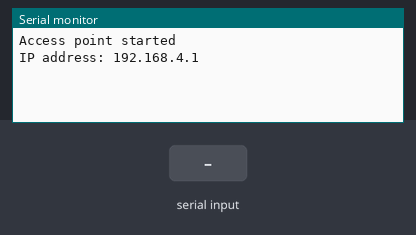
This sketch was run on a simulated ESP8266 (NodeMCU). Parts: the last lines printed to the serial monitor. Inputs (shaded band) come from the test bench. Random numbers use the default seed unless the sketch sets one.

Above: at 1.3 s.
1.4 s: "user\n" received over the second serial link
At 2.4 s:
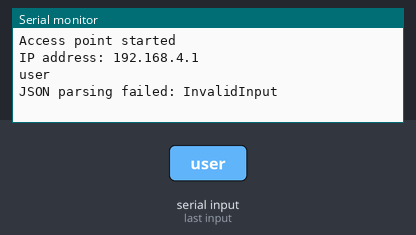
2.9 s: "sensor\n" received over the second serial link
At 3.6 s:
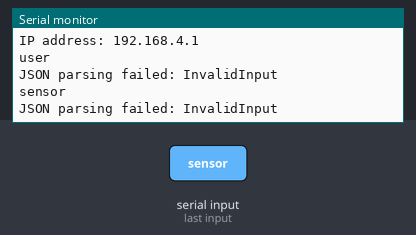
4.4 s: "1\n" received over the second serial link
At 5.9 s:
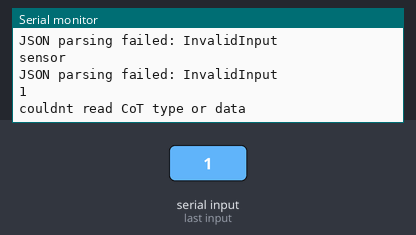

Measured:
- after the input at 1.4 s, the serial monitor: prints a new line at once (image 1)
- after the input at 2.9 s, the serial monitor: prints a new line at once (image 2)
- after the input at 4.4 s, the serial monitor: prints a new line at once (image 3)

The sketch:

mesh_gateway_AP.ino
```cpp
#include <ESP8266WiFi.h>
#include <WiFiUDP.h>
#include "user_interface.h"
#include <ArduinoJson.h>
#include <SoftwareSerial.h>

#define RX_PIN 4 // D2 pin

const char* ssid = "esp8266-AP"; // Change this to your desired SSID
const char* password = "";  // Change this to your desired password, leave blank for open wifi access point

SoftwareSerial mySerial(RX_PIN);
WiFiUDP udp;
IPAddress multicastIP(239, 2, 3, 1);    // Multicast group address
unsigned int multicastPort = 6969;      // Multicast port
long randNumber;

void setup() {
  Serial.begin(115200); //for serial monitor
  mySerial.begin(19200); //for data to be sent from mesh esp to access point esp
  delay(100);

  // Create WiFi access point...
  WiFi.mode(WIFI_AP);
  WiFi.softAP(ssid, password);
  Serial.println("Access point started");
  Serial.print("IP address: ");
  Serial.println(WiFi.softAPIP());
  wifi_set_sleep_type(NONE_SLEEP_T);

  udp.beginMulticast(WiFi.softAPIP(), multicastIP, multicastPort);
}

void loop() {
  while (mySerial.available() > 1) {
  String receivedData = mySerial.readStringUntil('\n');
  Serial.println(receivedData);

  // Parse the received JSON payload...
  DynamicJsonDocument jsonDoc(1024); // Choose an appropriate size for your JSON document
  DeserializationError error = deserializeJson(jsonDoc, receivedData);

  // Check if parsing was successful...
  if (error) {
    Serial.print("JSON parsing failed: ");
    Serial.println(error.c_str());
    } else {
      // Successfully parsed JSON, now you can access the data...
      String cotType = jsonDoc["type"]; //this determines what CoT type to broadcast to TAK (geochat message or map icon)
      String cotCallsign = jsonDoc["callsign"]; //this is also used as the CoT uid
      String cotRemarks = jsonDoc["remarks"]; //this is used as the text message received over GeoChat
      float cotLat = jsonDoc["lat"];
      float cotLon = jsonDoc["lon"];

      char latStr[16];
      dtostrf(cotLat, 8, 6, latStr);

      char lonStr[16];
      dtostrf(cotLon, 8, 6, lonStr);

      char cotTypeCharArray[64];
      cotType.toCharArray(cotTypeCharArray, sizeof(cotTypeCharArray));

      char cotCallsignCharArray[64];
      cotCallsign.toCharArray(cotCallsignCharArray, sizeof(cotCallsignCharArray));

      char cotRemarksCharArray[512];
      cotRemarks.toCharArray(cotRemarksCharArray, sizeof(cotRemarksCharArray));

      // Print received data...
      //Serial.println(cotTypeCharArray);
      //Serial.println(cotCallsignCharArray);
      //Serial.println(cotRemarksCharArray);
      //Serial.println(latStr);
      //Serial.println(lonStr);

      // Marker CoT (map icon)...
      if (cotType == "user") {
        Serial.println("sending user cot");
        udp.beginPacketMulticast(multicastIP, multicastPort, WiFi.softAPIP());
        udp.write("<?xml version='1.0' encoding='UTF-8' standalone='yes'?>");
        udp.write("<event version='2.0' uid='");
        udp.write(cotCallsignCharArray);
        udp.write("' type='b-m-p-s-m' how='m-g' time='2023-08-09T12:34:56Z' start='2023-08-09T12:34:56Z' stale='2023-09-08T12:39:56Z'><point lat='");
        udp.write(latStr);
        udp.write("' lon='");
        udp.write(lonStr);
        udp.write("' hae='0.0' ce='9999999.0' le='9999999.0'/><detail><status readiness='true'/><archive/><color argb='-256'/><usericon iconsetpath='COT_MAPPING_SPOTMAP/b-m-p-s-m/-256'/></detail></event>");
        udp.endPacket();
        Serial.println("finished sending user packet");
        }

        //Sensor CoT (geochat)...
        else if (cotType == "sensor") {
          randNumber = random(1000000000, 9999999999);
          char ranNumChar[16];
          ltoa(randNumber,ranNumChar,10);
          Serial.println("sending sensor cot");
          udp.beginPacketMulticast(multicastIP, multicastPort, WiFi.softAPIP());
          udp.write("<?xml version='1.0' encoding='UTF-8' standalone='yes'?>");
          udp.write("<event version='2.0' uid='");
          udp.write(cotCallsignCharArray);
          udp.write("' type='b-t-f' how='h-g-i-g-o' time='2023-08-16T04:13:20Z' start='2023-08-16T04:13:20Z' stale='2023-09-16T04:13:20Z'><point lat='0.0' lon='0.0' hae='0.0' ce='9999999.0' le='9999999.0'/><detail><__chat parent='RootContactGroup' groupOwner='false' messageId='");
          udp.write(ranNumChar);
          udp.write("' chatroom='All Chat Rooms' id='All Chat Rooms'><chatgrp uid0='All Chat Rooms' uid1='All Chat Rooms' id='All Chat Rooms'/></__chat><remarks source='");
          udp.write(cotCallsignCharArray);
          udp.write("' to='All Chat Rooms' time='2023-08-16T04:13:20Z'>");
          udp.write(cotRemarksCharArray);
          udp.write("</remarks></detail></event>");
          udp.endPacket();
          Serial.println("finished sending sensor packet");
          } else {
           Serial.println("couldnt read CoT type or data");
          }
       }
   }
}
```
